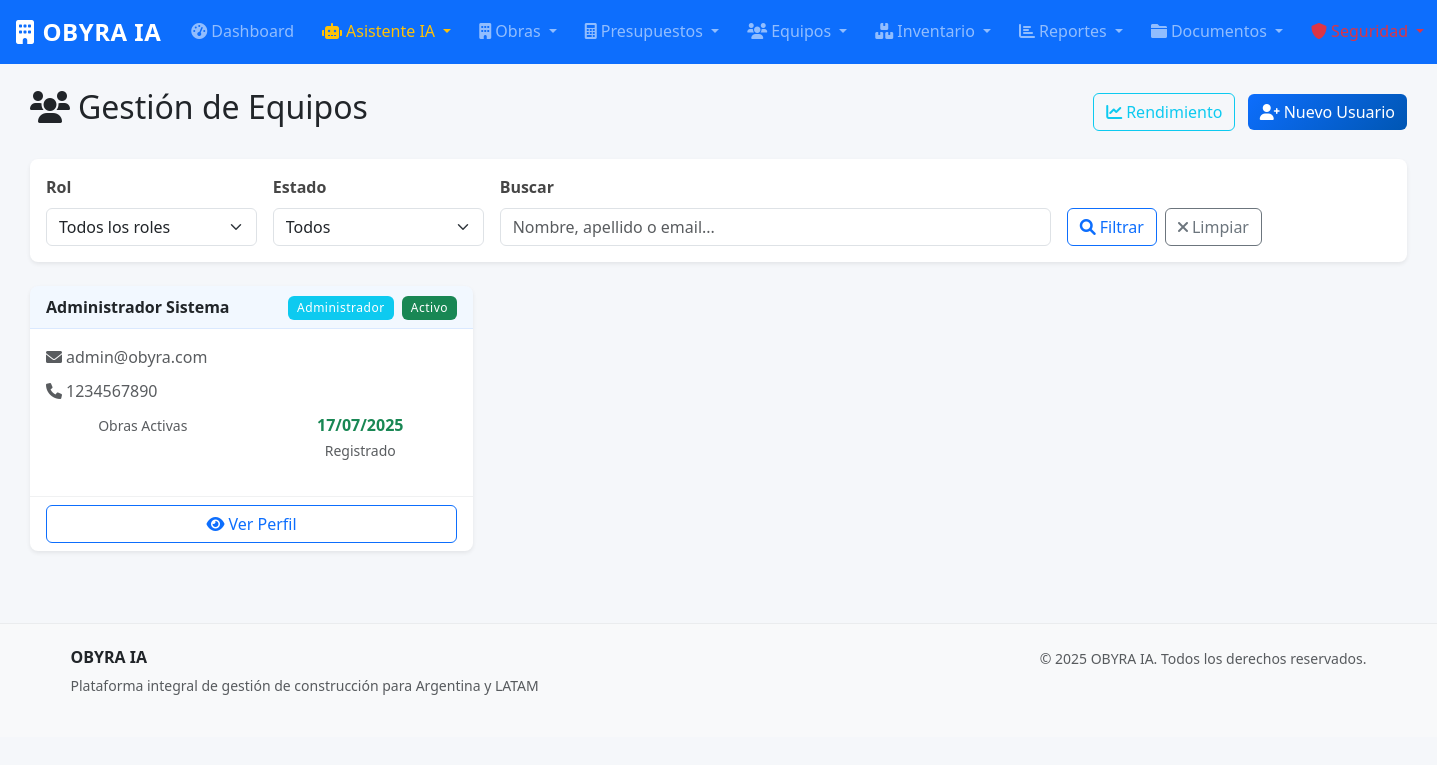
Page /auth/usuarios (signed in) on the earlier database version.
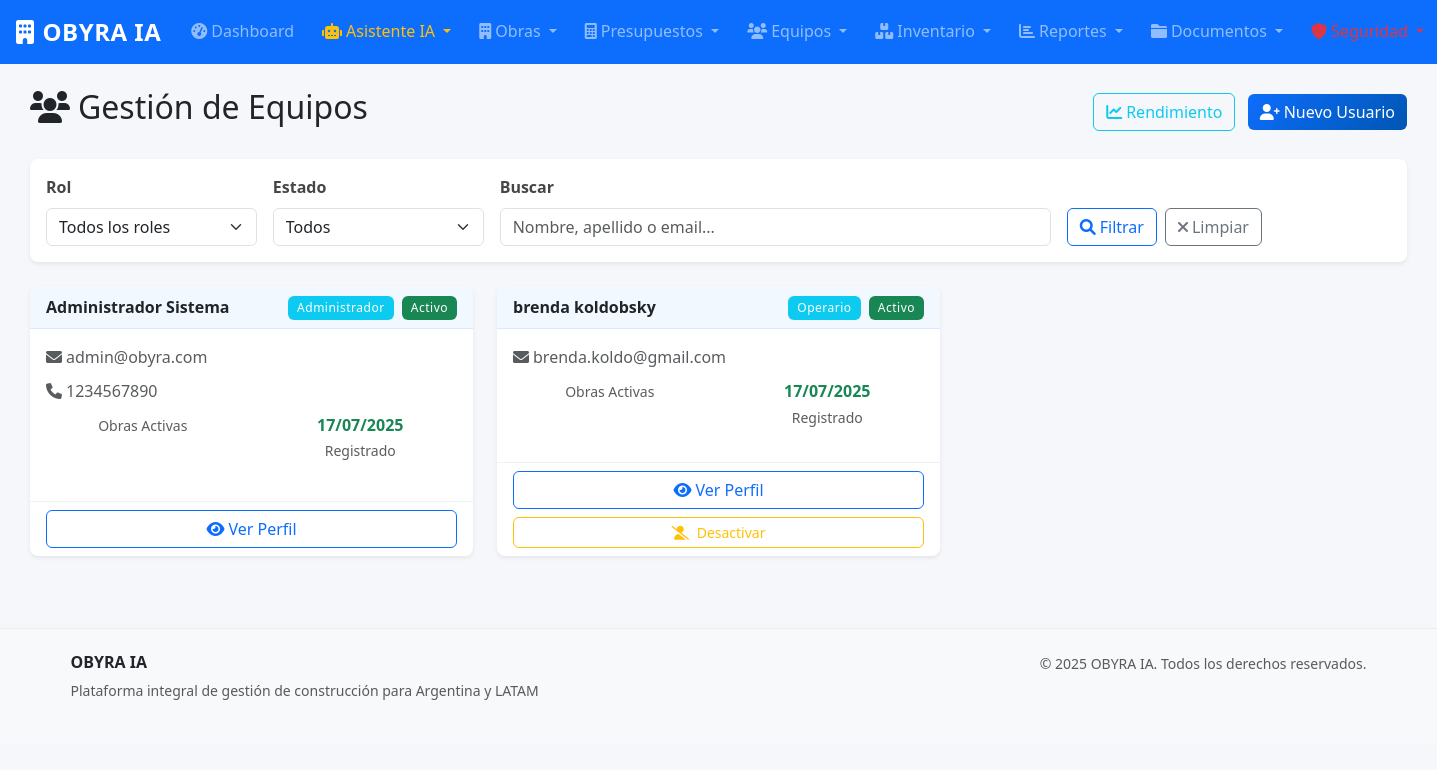
Same page on the later database version.
### models.py (models this page shows, shortened)
class Usuario(UserMixin, db.Model):
    __tablename__ = 'usuarios'
    id = db.Column(db.Integer, primary_key=True)
    nombre = db.Column(db.String(100), nullable=False)
    apellido = db.Column(db.String(100), nullable=False)
    email = db.Column(db.String(120), unique=True, nullable=False)
    telefono = db.Column(db.String(20))
    password_hash = db.Column(db.String(256), nullable=True)  # Nullable para usuarios de Google
    rol = db.Column(db.String(20), nullable=False, default='operario')  # administrador, tecnico, operario
    activo = db.Column(db.Boolean, default=True)
    auth_provider = db.Column(db.String(20), nullable=False, default='manual')  # manual, google
    google_id = db.Column(db.String(100), nullable=True)  # ID de Google para usuarios OAuth
    profile_picture = db.Column(db.String(500), nullable=True)  # URL de imagen de perfil de Google
    created_at = db.Column(db.DateTime, default=datetime.utcnow)
    fecha_creacion = db.Column(db.DateTime, default=datetime.utcnow)
    obras_asignadas = db.relationship('AsignacionObra', back_populates='usuario', lazy='dynamic')
    registros_tiempo = db.relationship('RegistroTiempo', back_populates='usuario', lazy='dynamic')
    @property
    def nombre_completo(self):
        return f"{self.nombre} {self.apellido}"
    def puede_acceder_modulo(self, modulo):
        permisos = {
            'administrador': ['obras', 'presupuestos', 'equipos', 'inventario', 'reportes', 'asistente', 'cotizacion', 'documentos', 'seguridad'],
            'tecnico': ['obras', 'presupuestos', 'inventario', 'reportes', 'asistente', 'cotizacion', 'documentos', 'seguridad'],
            'operario': ['obras', 'inventario', 'asistente', 'documentos']
        }
        return modulo in permisos.get(self.rol, [])

### auth.py (the view)
@auth_bp.route('/usuarios')
@login_required
def lista_usuarios():
    if current_user.rol != 'administrador':
        flash('No tienes permisos para ver la lista de usuarios.', 'danger')
        return redirect(url_for('reportes.dashboard'))
    usuarios = Usuario.query.order_by(Usuario.apellido, Usuario.nombre).all()
    return render_template('equipos/lista.html', usuarios=usuarios)

### app.py (called while the page is built)
@login_manager.user_loader
def load_user(user_id):
    from models import Usuario
    return Usuario.query.get(int(user_id))

@app.context_processor
def inject_user():
    return dict(current_user=current_user)

### templates/equipos/lista.html (shortened to what this page needs)
{% extends "base.html" %}
{% block content %}
<div class="container-fluid mt-4">
    <div class="row">
        <div class="col-12">
            <div class="d-flex justify-content-between align-items-center mb-4">
                <h2><i class="fas fa-users me-2"></i>Gestión de Equipos</h2>
                {% if current_user.rol == 'administrador' %}
                <div>
                    <a href="{{ url_for('equipos.rendimiento') }}" class="btn btn-outline-info me-2">
                        <i class="fas fa-chart-line me-1"></i>Rendimiento
                    </a>
                    <a href="{{ url_for('auth.register') }}" class="btn btn-primary">
                        <i class="fas fa-user-plus me-1"></i>Nuevo Usuario
                    </a>
                </div>
                {% endif %}
            </div>
        </div>
    </div>
    <div class="card mb-4">
        <div class="card-body">
            <form method="GET" class="row g-3">
                <div class="col-md-2">
                    <label for="rol" class="form-label">Rol</label>
                    <select class="form-select" id="rol" name="rol">
                        <option value="">Todos los roles</option>
                    </select>
                </div>
                <div class="col-md-2">
                    <label for="activo" class="form-label">Estado</label>
                    <select class="form-select" id="activo" name="activo">
                        <option value="">Todos</option>
                    </select>
                </div>
                <div class="col-md-5">
                    <label for="buscar" class="form-label">Buscar</label>
                    <input type="text" class="form-control" id="buscar" name="buscar"
                           value="{{ buscar }}" placeholder="Nombre, apellido o email...">
                </div>
                <div class="col-md-3 d-flex align-items-end">
                    <button type="submit" class="btn btn-outline-primary me-2">
                        <i class="fas fa-search me-1"></i>Filtrar
                    </button>
                    <a href="{{ url_for('equipos.lista') }}" class="btn btn-outline-secondary">
                        <i class="fas fa-times me-1"></i>Limpiar
                    </a>
                </div>
            </form>
        </div>
    </div>
    <div class="row">
        {% if usuarios %}
            {% for usuario in usuarios %}
            <div class="col-lg-6 col-xl-4 mb-4">
                <div class="card h-100 shadow-sm">
                    <div class="card-header d-flex justify-content-between align-items-center">
                        <h6 class="mb-0 fw-bold">{{ usuario.nombre_completo }}</h6>
                        <div>
                            <span class="badge bg-info me-1">{{ usuario.rol.title() }}</span>
                            <span class="badge {{ 'bg-success' if usuario.activo else 'bg-secondary' }}">
                                {{ 'Activo' if usuario.activo else 'Inactivo' }}
                            </span>
                        </div>
                    </div>
                    <div class="card-body">
                        <p class="text-muted mb-2">
                            <i class="fas fa-envelope me-1"></i>{{ usuario.email }}
                        </p>
                        {% if usuario.telefono %}
                        <p class="text-muted mb-2">
                            <i class="fas fa-phone me-1"></i>{{ usuario.telefono }}
                        </p>
                        {% endif %}
                        <div class="row text-center mb-3">
                            <div class="col-6">
                                <small class="text-muted">Obras Activas</small>
                            </div>
                            <div class="col-6">
                                <strong class="text-success d-block">
                                    {{ usuario.fecha_creacion.strftime('%d/%m/%Y') }}
                                </strong>
                                <small class="text-muted">Registrado</small>
                            </div>
                        </div>
                    </div>
                    <div class="card-footer bg-transparent">
                        <div class="d-grid gap-2">
                            <a href="{{ url_for('equipos.detalle', id=usuario.id) }}" class="btn btn-outline-primary">
                                <i class="fas fa-eye me-1"></i>Ver Perfil
                            </a>
                            {% if current_user.rol == 'administrador' and usuario.id != current_user.id %}
                            <form method="POST" action="{{ url_for('equipos.toggle_activo', id=usuario.id) }}"
                                  style="display: inline;"
                                  onsubmit="return confirm('¿{{ 'Desactivar' if usuario.activo else 'Activar' }} este usuario?')">
                                <button type="submit" class="btn btn-sm {{ 'btn-outline-warning' if usuario.activo else 'btn-outline-success' }} w-100">
                                    <i class="fas fa-{{ 'user-slash' if usuario.activo else 'user-check' }} me-1"></i>
                                    {{ 'Desactivar' if usuario.activo else 'Activar' }}
                                </button>
                            </form>
                            {% endif %}
                        </div>
                    </div>
                </div>
            </div>
            {% endfor %}
        {% endif %}
    </div>
</div>
{% endblock %}

### templates/base.html (shortened to what this page needs)
<!DOCTYPE html>
<html lang="es">
<head>
    <link href="https://cdn.jsdelivr.net/npm/bootstrap@5.3.0/dist/css/bootstrap.min.css" rel="stylesheet">
    <link href="https://cdnjs.cloudflare.com/ajax/libs/font-awesome/6.0.0/css/all.min.css" rel="stylesheet">
    <link rel="stylesheet" href="{{ url_for('static', filename='css/style.css') }}">
</head>
<body style="margin: 0; padding: 0; overflow-x: hidden;">
    <nav class="navbar navbar-expand-lg navbar-dark bg-primary" style="width: 100vw; margin: 0; padding: 0; position: relative; left: 50%; right: 50%; margin-left: -50vw; margin-right: -50vw;">
        <div class="container-fluid" style="width: 100%; max-width: none; padding: 0.5rem 1rem;">
            <a class="navbar-brand fw-bold" href="{{ url_for('index') }}">
                <i class="fas fa-building me-2"></i>OBYRA IA
            </a>
            {% if current_user.is_authenticated %}
            <div class="collapse navbar-collapse justify-content-between" id="navbarNav">
                <ul class="navbar-nav me-auto">
                    <li class="nav-item">
                        <a class="nav-link" href="{{ url_for('reportes.dashboard') }}">
                            <i class="fas fa-tachometer-alt me-1"></i>Dashboard
                        </a>
                    </li>
                    <li class="nav-item dropdown">
                        <a class="nav-link dropdown-toggle text-warning" href="#" id="navbarAsistente" role="button" data-bs-toggle="dropdown">
                            <i class="fas fa-robot me-1"></i>Asistente IA
                        </a>
                    </li>
                    {% if current_user.puede_acceder_modulo('obras') %}
                    <li class="nav-item dropdown">
                        <a class="nav-link dropdown-toggle" href="#" id="navbarObras" role="button" data-bs-toggle="dropdown">
                            <i class="fas fa-building me-1"></i>Obras
                        </a>
                    </li>
                    {% endif %}
                    {% if current_user.puede_acceder_modulo('presupuestos') %}
                    <li class="nav-item dropdown">
                        <a class="nav-link dropdown-toggle" href="#" id="navbarPresupuestos" role="button" data-bs-toggle="dropdown">
                            <i class="fas fa-calculator me-1"></i>Presupuestos
                        </a>
                    </li>
                    {% endif %}
                    {% if current_user.puede_acceder_modulo('equipos') %}
                    <li class="nav-item dropdown">
                        <a class="nav-link dropdown-toggle" href="#" id="navbarEquipos" role="button" data-bs-toggle="dropdown">
                            <i class="fas fa-users me-1"></i>Equipos
                        </a>
                    </li>
                    {% endif %}
                    {% if current_user.puede_acceder_modulo('inventario') %}
                    <li class="nav-item dropdown">
                        <a class="nav-link dropdown-toggle" href="#" id="navbarInventario" role="button" data-bs-toggle="dropdown">
                            <i class="fas fa-boxes me-1"></i>Inventario
                        </a>
                    </li>
                    {% endif %}
                    {% if current_user.puede_acceder_modulo('reportes') %}
                    <li class="nav-item dropdown">
                        <a class="nav-link dropdown-toggle" href="#" id="navbarReportes" role="button" data-bs-toggle="dropdown">
                            <i class="fas fa-chart-bar me-1"></i>Reportes
                        </a>
                    </li>
                    {% endif %}
                    <li class="nav-item dropdown">
                        <a class="nav-link dropdown-toggle" href="#" id="navbarDocumentos" role="button" data-bs-toggle="dropdown">
                            <i class="fas fa-folder me-1"></i>Documentos
                        </a>
                    </li>
                    {% if current_user.rol in ['administrador', 'tecnico'] %}
                    <li class="nav-item dropdown">
                        <a class="nav-link dropdown-toggle text-danger" href="#" id="navbarSeguridad" role="button" data-bs-toggle="dropdown">
                            <i class="fas fa-shield-alt me-1"></i>Seguridad
                        </a>
                    </li>
                    {% endif %}
                </ul>
            </div>
            {% endif %}
        </div>
    </nav>
    <main class="container-fluid">
        {% block content %}{% endblock %}
    </main>
    <footer class="bg-light mt-5 py-4">
        <div class="container">
            <div class="row">
                <div class="col-md-6">
                    <h6 class="fw-bold">OBYRA IA</h6>
                    <p class="text-muted small">
                        Plataforma integral de gestión de construcción para Argentina y LATAM
                    </p>
                </div>
                <div class="col-md-6 text-md-end">
                    <p class="text-muted small mb-0">
                        © 2025 OBYRA IA. Todos los derechos reservados.
                    </p>
                </div>
            </div>
        </div>
    </footer>
</body>
</html>

### static/css/style.css (style rules this page uses)
:root { --primary-color: #0d6efd; --secondary-color: #6c757d; --success-color: #198754; --warning-color: #ffc107; --danger-color: #dc3545; --info-color: #0dcaf0; --dark-color: #212529; --light-color: #f8f9fa; --construction-orange: #ff6900; --construction-yellow: #ffb000; --construction-blue: #003f5c; --construction-gray: #464646; --shadow-sm: 0 0.125rem 0.25rem rgba(0, 0, 0, 0.075); --shadow: 0 0.5rem 1rem rgba(0, 0, 0, 0.15); --shadow-lg: 0 1rem 3rem rgba(0, 0, 0, 0.175); --border-radius: 0.375rem; --border-radius-lg: 0.5rem; --border-radius-xl: 1rem; }
body { font-family: 'Segoe UI', Tahoma, Geneva, Verdana, sans-serif; line-height: 1.6; color: var(--dark-color); background-color: #f5f7fa; margin: 0; padding: 0; }
html { margin: 0; padding: 0; }
* { box-sizing: border-box; }
.container-fluid { padding-left: 15px; padding-right: 15px; }
.navbar { padding: 0 !important; margin: 0 !important; width: 100vw !important; max-width: none !important; position: relative; left: 50%; right: 50%; margin-left: -50vw !important; margin-right: -50vw !important; }
.navbar .container-fluid { max-width: none !important; width: 100vw !important; padding-left: 1rem !important; padding-right: 1rem !important; margin: 0 !important; display: flex !important; align-items: center !important; justify-content: space-between !important; }
.navbar-nav { align-items: center !important; }
.nav-link { white-space: nowrap !important; padding: 0.5rem 0.75rem !important; }
.navbar-brand { font-weight: 700; font-size: 1.5rem; letter-spacing: 0.5px; }
.navbar-nav .nav-link { font-weight: 500; transition: all 0.3s ease; border-radius: var(--border-radius); margin: 0 2px; }
.card { border: none; border-radius: var(--border-radius-lg); box-shadow: var(--shadow-sm); transition: all 0.3s ease; }
.card-header { background-color: rgba(var(--bs-primary-rgb), 0.05); border-bottom: 1px solid rgba(var(--bs-primary-rgb), 0.1); border-radius: var(--border-radius-lg) var(--border-radius-lg) 0 0 !important; font-weight: 600; }
.card-footer { background-color: rgba(var(--bs-light-rgb), 0.5); border-top: 1px solid rgba(var(--bs-secondary-rgb), 0.1); }
.btn { border-radius: var(--border-radius); font-weight: 500; transition: all 0.3s ease; position: relative; overflow: hidden; }
.btn-primary { background: linear-gradient(135deg, var(--primary-color) 0%, #0056b3 100%); border: none; }
.form-control, .form-select { border-radius: var(--border-radius); border: 1px solid #dee2e6; transition: all 0.3s ease; }
.form-label { font-weight: 600; color: var(--construction-gray); margin-bottom: 0.5rem; }
.badge { font-weight: 500; letter-spacing: 0.5px; padding: 0.5em 0.75em; border-radius: var(--border-radius); }
footer { background-color: var(--light-color); border-top: 1px solid rgba(var(--bs-secondary-rgb), 0.1); margin-top: auto; }

Differences in the rows shown:
added Usuario: nombre_completo "brenda koldobsky", rol "Operario", activo "Activo", email "brenda.koldo@gmail.com", fecha_creacion "17/07/2025", activo "Desactivar"
